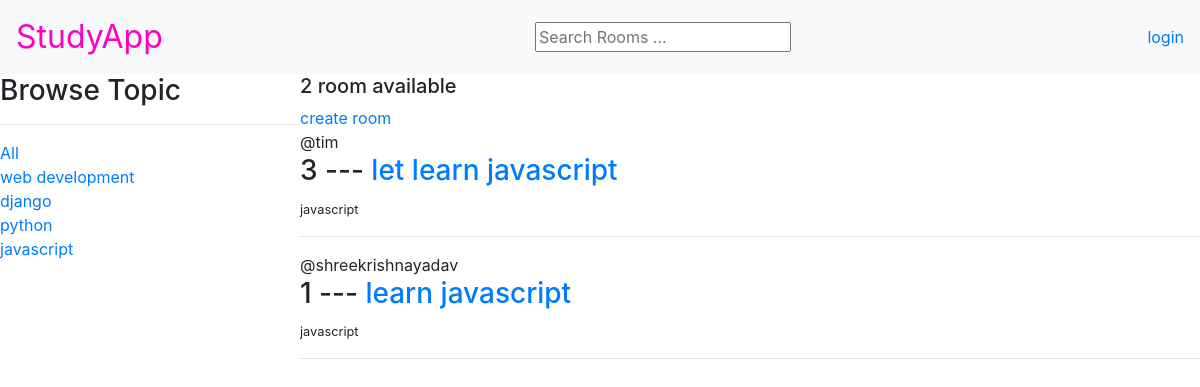
/?q=javascript, run on the app's committed database.
### base/models.py (models this page shows, shortened)
class Topic(models.Model):
    name = models.CharField(max_length=200)

class Room(models.Model):
    host = models.ForeignKey(User, on_delete=models.SET_NULL, null=True)
    topic = models.ForeignKey(Topic, on_delete=models.SET_NULL, null=True)
    name = models.CharField(max_length=200)
    description = models.TextField(null=True, blank=True)
    participants = models.ManyToManyField(User, related_name='participants', blank=True)
    updated = models.DateTimeField(auto_now=True)
    created = models.DateTimeField(auto_now_add=True)
    class Meta:
        ordering = ['-created', '-updated']

### base/views.py (the view)
# urls.py: path('', view=views.home, name="home"),
def home(request):
    q = request.GET.get('q') if request.GET.get('q') != None else ''
    rooms = Room.objects.filter(
        Q(topic__name__icontains=q) |
        Q(name__icontains=q) |
        Q(description__icontains=q)
    )
    room_count = rooms.count()
    topics = Topic.objects.all()
    context = {'rooms':rooms, 'topics': topics, 'room_count':room_count}
    return render(request, "base/home.html", context)

### base/templates/base/home.html (shortened to what this page needs)
{% extends "base/main.html" %}
{% block content %}
    <div class= "home-container">
        <div>
            <h3> Browse Topic </h3>
            <hr>
            <div>
                <a href="{% url "home" %}">All</a>
            </div>
            {% for topic in topics %}
            <div>
                <a href="{% url "home" %}?q={{topic.name}}">{{topic.name}}</a>
            </div>
            {% endfor %}
        </div>
        <div>
            <h5> {{room_count}} room available </h5>
            <a href="{% url "create-room" %}">create room </a>
                <div>
                    {% for room in rooms %}
                        <div>
                            <span>@{{room.host.username}}</span>
                            <h3> {{room.id}} --- <a href="/room/{{room.id}}">{{room.name}}</a></h3>
                            <small> {{room.topic.name}}</small>
                            <hr>
                        </div>
                    {% endfor %}
                </div>
        </div>
    </div>
{% endblock content %}

### static/css/style.css (style rules this page uses)
.home-container { display: grid; grid-template-columns: 1fr 3fr; }

### data on the page
Topic: name "web development"
Topic: name "django"
Topic: name "python"
Topic: name "javascript"
Room: host.username "tim", id "3", name "let learn javascript", topic.name "javascript"
Room: host.username "shreekrishnayadav", id "1", name "learn javascript", topic.name "javascript"

### other printed values
{{ room_count }} "2"
